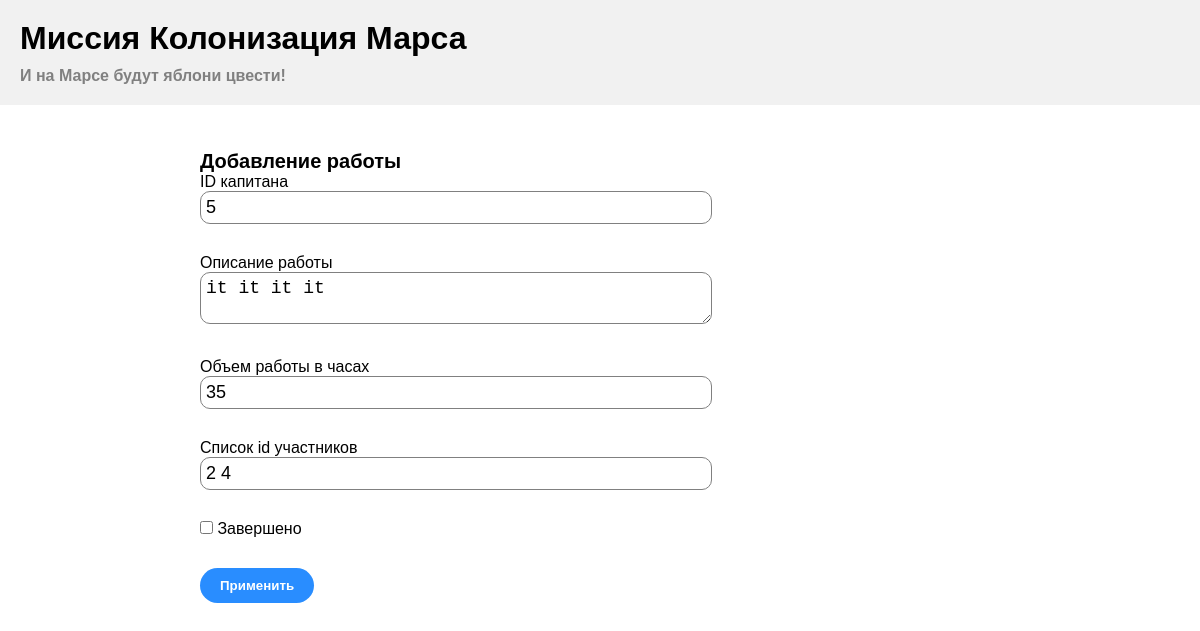
Screenshot of /jobs/5 (signed in) with the database file from the repository.
### data/jobs.py (models this page shows)
class Jobs(SqlAlchemyBase):
    __tablename__ = 'jobs'
    id = sqlalchemy.Column(sqlalchemy.Integer,
                           primary_key=True, autoincrement=True)
    team_leader = sqlalchemy.Column(sqlalchemy.Integer, sqlalchemy.ForeignKey("users.id"), nullable=True)
    job = sqlalchemy.Column(sqlalchemy.String, nullable=True)
    work_size = sqlalchemy.Column(sqlalchemy.Integer, nullable=True)
    collaborators = sqlalchemy.Column(sqlalchemy.String, nullable=True)
    start_date = sqlalchemy.Column(sqlalchemy.DateTime, default=datetime.datetime.now)
    end_date = sqlalchemy.Column(sqlalchemy.DateTime, nullable=True)
    is_finished = sqlalchemy.Column(sqlalchemy.Boolean, default=False)
    user = orm.relationship('User', foreign_keys=[team_leader])

### main.py (the view, shortened to what this page needs)
@app.route('/jobs/<int:id>', methods=['GET', 'POST'])
@login_required
def edit_jobs(id):
    form = JobsForm()
    if request.method == "GET":
        db_sess = db_session.create_session()
        jobs = db_sess.query(Jobs).filter(Jobs.id == id).first()
        if (current_user.id == 1 or jobs.team_leader == current_user.id) and jobs:
            form.team_leader.data = jobs.team_leader
            form.job.data = jobs.job
            form.work_size.data = jobs.work_size
            form.collaborators.data = jobs.collaborators
            form.is_finished.data = jobs.is_finished
        else:
            abort(404)
    return render_template('jobs.html',
                           title='Редактирование новости',
                           form=form
                           )

### forms/jobs.py
class JobsForm(FlaskForm):
    team_leader = StringField('ID капитана', validators=[DataRequired()])
    job = TextAreaField('Описание работы', validators=[DataRequired()])
    work_size = StringField("Объем работы в часах", validators=[DataRequired()])
    collaborators = StringField("Список id участников")
    is_finished = BooleanField("Завершено")
    submit = SubmitField('Применить')

### data/db_session.py (called while the page is built)
def create_session() -> Session:
    global __factory
    return __factory()

### main.py (called while the page is built)
@login_manager.user_loader
def load_user(user_id):
    db_sess = db_session.create_session()
    return db_sess.query(User).get(user_id)

### templates/jobs.html (shortened to what this page needs)
<!DOCTYPE html>
<html lang="en">
<head>
    <link rel="stylesheet" type="text/css" href="../static/css/style.css">
</head>
<body>
    <main>
        {% extends "base.html" %}
        {% block content %}
        <div class="content">
            <h2>Добавление работы</h2>
            <form action="" method="post">
                <p>
                    {{ form.team_leader.label }}<br>
                    {{ form.team_leader(class="form-control") }}<br>
                </p>
                <p>
                    {{ form.job.label }}<br>
                    {{ form.job(class="form-control") }}<br>
                </p>
                <p>
                    {{ form.work_size.label }}<br>
                    {{ form.work_size(class="form-control") }}<br>
                </p>
                <p>
                    {{ form.collaborators.label }}<br>
                    {{ form.collaborators(class="form-control") }}<br>
                </p>
                <p>{{ form.is_finished() }} {{ form.is_finished.label }}</p>
                <p>{{ form.submit(type="submit", class="btn btn-primary") }}</p>
            </form>
        </div>
        {% endblock %}

### static/css/style.css (style rules this page uses)
* { padding: 0; margin: 0; }
body { font-family: 'Ubuntu', sans-serif; }
h2 { font-size: 20px; margin-left: 200px; }
form { margin-left: 200px; }
p { margin-bottom: 30px; }
.content { margin-top: 150px; }
.form-control { border: 1px gray solid; border-radius: 10px; font-size: 18px; padding: 5px; min-height: 20px; width: 500px; }
.btn { transition: 0.2s all ease-out 0s; border: none; padding: 10px 20px; color: white; font-weight: 600; border-radius: 100px; background: rgb(41, 141, 255); }

### rows the page displays
Jobs: team_leader "5", job "it it it it", work_size "35", collaborators "2 4"
